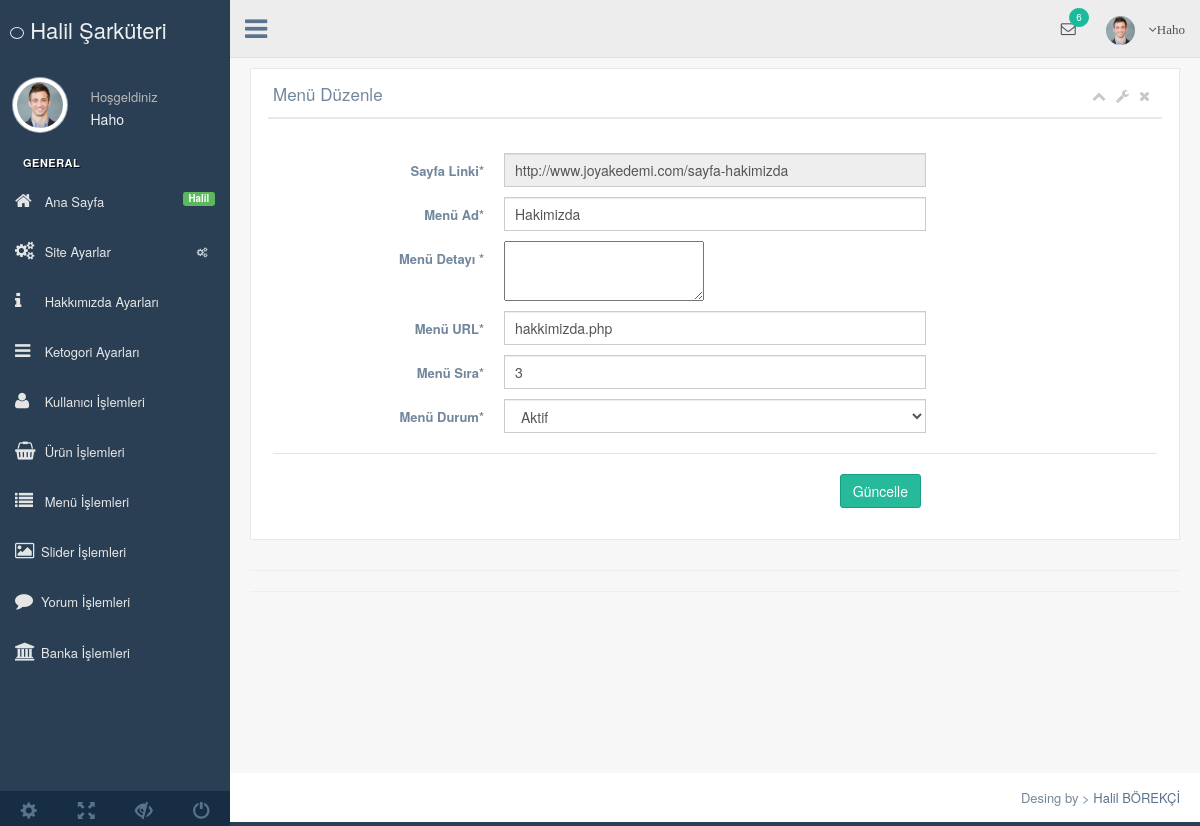
Screenshot of /nedmin/production/menu-duzenle.php?menu_id=1 (signed in) with the database file from the repository.
### tables this page shows
CREATE TABLE `kullanici` (
  `kullanici_id` int(11) NOT NULL,
  `kullanici_zaman` datetime NOT NULL DEFAULT current_timestamp(),
  `kullanici_resim` varchar(250) NOT NULL,
  `kullanici_tc` varchar(50) NOT NULL,
  `kullanici_ad` varchar(50) NOT NULL,
  `kullanici_mail` varchar(100) NOT NULL,
  `kullanici_gsm` varchar(50) NOT NULL,
  `kullanici_password` varchar(50) NOT NULL,
  `kullanici_adsoyad` varchar(50) NOT NULL,
  `kullanici_adres` varchar(250) NOT NULL,
  `kullanici_il` varchar(100) NOT NULL,
  `kullanici_ilce` varchar(100) NOT NULL,
  `kullanici_unvan` varchar(100) NOT NULL,
  `kullanici_yetki` varchar(50) NOT NULL,
  `kullanici_durum` int(1) NOT NULL
);

CREATE TABLE `ayar` (
  `ayar_id` int(10) NOT NULL,
  `ayar_logo` varchar(250) NOT NULL,
  `ayar_url` varchar(50) NOT NULL,
  `ayar_title` varchar(250) NOT NULL,
  `ayar_description` varchar(250) NOT NULL,
  `ayar_keywords` varchar(50) NOT NULL,
  `ayar_author` varchar(50) NOT NULL,
  `ayar_tel` varchar(50) NOT NULL,
  `ayar_gsm` varchar(50) NOT NULL,
  `ayar_faks` varchar(50) NOT NULL,
  `ayar_mail` varchar(50) NOT NULL,
  `ayar_il` varchar(50) NOT NULL,
  `ayar_ilce` varchar(50) NOT NULL,
  `ayar_adres` varchar(250) NOT NULL,
  `ayar_mesai` varchar(250) NOT NULL,
  `ayar_maps` varchar(250) NOT NULL,
  `ayar_analystic` varchar(50) NOT NULL,
  `ayar_zopim` varchar(250) NOT NULL,
  `ayar_facebook` varchar(50) NOT NULL,
  `ayar_twiter` varchar(50) NOT NULL,
  `ayar_youtube` varchar(50) NOT NULL,
  `ayar_instagram` varchar(50) NOT NULL,
  `ayar_google` varchar(50) NOT NULL,
  `ayar_smtphost` varchar(50) NOT NULL,
  `ayar_smtpuser` varchar(50) NOT NULL,
  `ayar_smtppassword` varchar(50) NOT NULL,
  `ayar_smtpport` varchar(50) NOT NULL,
  `ayar_bakin` enum('0','1') NOT NULL DEFAULT '1'
);

CREATE TABLE `menu` (
  `menu_id` int(11) NOT NULL,
  `menu_ust` varchar(50) NOT NULL,
  `menu_ad` varchar(100) NOT NULL,
  `menu_detay` text NOT NULL,
  `menu_url` varchar(250) NOT NULL,
  `menu_sira` int(2) NOT NULL,
  `menu_durum` enum('0','1') NOT NULL,
  `menu_seourl` varchar(250) NOT NULL
);

### nedmin/production/fonksiyon.php (called while the page is built, shortened)
<?php
function seo($str, $options = array())
{
    $str = mb_convert_encoding((string)$str, 'UTF-8', mb_list_encodings());
    $defaults = array(
        'delimiter' => '-',
        'limit' => null,
        'lowercase' => true,
        'replacements' => array(),
        'transliterate' => true
    );
    $options = array_merge($defaults, $options);
    $str = preg_replace(array_keys($options['replacements']), $options['replacements'], $str);
    if ($options['transliterate']) {
        $str = str_replace(array_keys($char_map), $char_map, $str);
    }
    $str = preg_replace('/[^\p{L}\p{Nd}]+/u', $options['delimiter'], $str);
    $str = preg_replace('/(' . preg_quote($options['delimiter'], '/') . '){2,}/', '$1', $str);
    $str = mb_substr($str, 0, ($options['limit'] ? $options['limit'] : mb_strlen($str, 'UTF-8')), 'UTF-8');
    $str = trim($str, $options['delimiter']);
    return $options['lowercase'] ? mb_strtolower($str, 'UTF-8') : $str;
}
?>

### nedmin/production/menu-duzenle.php (the view, shortened to what this page needs)
<?php include
'header.php';
$menusor=$db->prepare("SELECT * FROM menu where menu_id=:id");
$menusor->execute(array(
 'id'=> $_GET['menu_id']
));
$menucek=$menusor->fetch(PDO::FETCH_ASSOC);
?>
<div class="right_col" role="main">
  <div class="">
    <div class="row">
      <div class="col-md-12 col-sm-12 col-xs-12">
        <div class="x_panel">
          <div class="x_title">
            <h2>Menü Düzenle </h2>
            <ul class="nav navbar-right panel_toolbox">
              <li><a class="collapse-link"><i class="fa fa-chevron-up"></i></a>
              </li>
              <li class="dropdown">
                <a href="#" class="dropdown-toggle" data-toggle="dropdown" role="button" aria-expanded="false"><i class="fa fa-wrench"></i></a>
              </li>
              <li><a class="close-link"><i class="fa fa-close"></i></a>
              </li>
            </ul>
            <div class="clearfix"></div>
          </div>
          <div class="x_content">
            <br />
            <form action="../netting/islem.php" method="POST" id="demo-form2" data-parsley-validate class="form-horizontal form-label-left">
              <div class="form-group">
                <label class="control-label col-md-3 col-sm-3 col-xs-12" for="first-name">Sayfa Linki<span class="required">*</span>
                </label>
                <div class="col-md-6 col-sm-6 col-xs-12">
                  <input type="text" disabled="" value="<?php echo $ayarcek['ayar_url'] ?>sayfa-<?php echo seo($menucek['menu_ad']) ?>" name="kullanici_tc" id="first-name" required="required" class="form-control col-md-7 col-xs-12">
                </div>
              </div>
              <div class="form-group">
                <label class="control-label col-md-3 col-sm-3 col-xs-12" for="first-name">Menü Ad<span class="required">*</span>
                </label>
                <div class="col-md-6 col-sm-6 col-xs-12">
                  <input type="text" value="<?php echo $menucek['menu_ad'] ?>" name="menu_ad" id="first-name" required="required" class="form-control col-md-7 col-xs-12">
                </div>
              </div>
              <div class="form-group">
                <label class="control-label col-md-3 col-sm-3 col-xs-12" for="first-name">Menü Detayı <span class="required">*</span>
                </label>
                <div class="col-md-6 col-sm-6 col-xs-12">
                  <textarea  class="ckeditor" id="editor1" name="menu_detay"><?php echo $menucek['menu_detay']; ?></textarea>
                </div>
              </div>
            <div class="form-group">
                <label class="control-label col-md-3 col-sm-3 col-xs-12" for="first-name">Menü URL<span class="required">*</span>
                </label>
                <div class="col-md-6 col-sm-6 col-xs-12">
                  <input type="text" value="<?php echo $menucek['menu_url'] ?>" name="menu_url" id="first-name"  class="form-control col-md-7 col-xs-12">
                </div>
              </div>
              <div class="form-group">
                <label class="control-label col-md-3 col-sm-3 col-xs-12" for="first-name">Menü Sıra<span class="required">*</span>
                </label>
                <div class="col-md-6 col-sm-6 col-xs-12">
                  <input type="text" value="<?php echo $menucek['menu_sira'] ?>" name="menu_sira" id="first-name" required="required" class="form-control col-md-7 col-xs-12">
                </div>
              </div>
            <div class="form-group">
              <label class="control-label col-md-3 col-sm-3 col-xs-12" for="first-name">Menü Durum<span class="required">*</span>
              </label>
              <div class="col-md-6 col-sm-6 col-xs-12">
               <select id="heard" class="form-control" name="menu_durum" required>
                <option value="1" <?php echo $menucek['menu_durum'] == '1' ? 'selected=""' : ''; ?>>Aktif</option>
              </select>
            </div>
          </div>
          <div class="ln_solid"></div>
          <div class="form-group">
            <div align="right" class="col-md-6 col-sm-6 col-xs-12 col-md-offset-3">
              <button type="submit" name="menuduzenle" class="btn btn-success">Güncelle</button>
            </div>
          </div>
        </form>
      </div>
    </div>
  </div>
</div>
<hr>
<hr>
</div>
</div>
<?php include 'footer.php'; ?>

### nedmin/production/header.php (shortened to what this page needs)
<?php
include 'fonksiyon.php';
include '../netting/baglan.php';
$ayarsor=$db->prepare("SELECT * FROM ayar where ayar_id=:id");
$ayarsor->execute(array(
 'id'=> 0
));
$ayarcek=$ayarsor->fetch(PDO::FETCH_ASSOC);
$kullanicisor=$db->prepare("SELECT * FROM kullanici where kullanici_mail=:mail");
$kullanicisor->execute(array(
 'mail'=> $_SESSION['kullanici_mail']
));
$kullanicicek=$kullanicisor->fetch(PDO::FETCH_ASSOC);
?>
<!DOCTYPE html>
<html lang="en">
<head>
  <link href="../vendors/bootstrap/dist/css/bootstrap.min.css" rel="stylesheet">
  <link href="../vendors/font-awesome/css/font-awesome.min.css" rel="stylesheet">
  <link href="../vendors/nprogress/nprogress.css" rel="stylesheet">
  <link href="../vendors/iCheck/skins/flat/green.css" rel="stylesheet">
  <link href="../vendors/datatables.net-bs/css/dataTables.bootstrap.min.css" rel="stylesheet">
  <link href="../vendors/datatables.net-buttons-bs/css/buttons.bootstrap.min.css" rel="stylesheet">
  <link href="../vendors/datatables.net-fixedheader-bs/css/fixedHeader.bootstrap.min.css" rel="stylesheet">
  <link href="../vendors/datatables.net-responsive-bs/css/responsive.bootstrap.min.css" rel="stylesheet">
  <link href="../vendors/datatables.net-scroller-bs/css/scroller.bootstrap.min.css" rel="stylesheet">
  <link rel="stylesheet" href="../vendors/dropzone/dist/min/dropzone.min.css">
  <link href="../build/css/custom.min.css" rel="stylesheet">
</head>
<body class="nav-md">
  <div class="container body">
    <div class="main_container">
      <div class="col-md-3 left_col">
        <div class="left_col scroll-view">
          <div class="navbar nav_title" style="border: 0;">
            <a href="index.php" class="site_title"><i class="fa fa-dog"></i> <span>Halil Şarküteri</span></a>
          </div>
          <div class="profile clearfix">
            <div class="profile_pic">
              <img src="images/img.jpg" alt="..." class="img-circle profile_img">
            </div>
            <div class="profile_info">
              <span>Hoşgeldiniz</span>
              <h2><?php echo $kullanicicek['kullanici_adsoyad'] ?></h2>
            </div>
          </div>
          <br />
          <div id="sidebar-menu" class="main_menu_side hidden-print main_menu">
            <div class="menu_section">
              <h3>General</h3>
              <ul class="nav side-menu">
                <li><a href="index.php"><i class="fa fa-home"></i> Ana Sayfa <span class="label label-success pull-right">Halil</span></a></li>
                <li><a><i class="fa fa-cogs"></i> Site Ayarlar <span class="fa fa-cogs"></span></a>
                </li>
                <li><a href="hakkimizda.php?durum="><i class="fa fa-info"></i> Hakkımızda Ayarları </a></li>
                <li><a href="kategori.php?durum="><i class="fa fa-navicon"></i> Ketogori Ayarları </a></li>
                <li><a href="kullanici.php?durum="><i class="fa fa-user"></i> Kullanıcı İşlemleri</a></li>
                <li><a href="urun.php?durum="><i class="fa fa-shopping-basket"></i> Ürün İşlemleri</a></li>
                <li><a href="menu.php?durum="><i class="fa fa-list"></i> Menü İşlemleri</a></li>
                <li><a href="slider.php?durum="><i class="fa fa-image"></i>Slider İşlemleri</a></li>
                <li><a href="yorum.php?durum="><i class="fa fa-comment"></i>Yorum İşlemleri</a></li>
                <li><a href="banka.php?durum="><i class="fa fa-bank"></i>Banka İşlemleri</a></li>
              </ul>
            </div>
          </div>
          <div class="sidebar-footer hidden-small">
            <a data-toggle="tooltip" data-placement="top" title="Settings">
              <span class="glyphicon glyphicon-cog" aria-hidden="true"></span>
            </a>
            <a data-toggle="tooltip" data-placement="top" title="FullScreen">
              <span class="glyphicon glyphicon-fullscreen" aria-hidden="true"></span>
            </a>
            <a data-toggle="tooltip" data-placement="top" title="Lock">
              <span class="glyphicon glyphicon-eye-close" aria-hidden="true"></span>
            </a>
            <a data-toggle="tooltip" data-placement="top" title="Logout">
              <span class="glyphicon glyphicon-off" aria-hidden="true"></span>
            </a>
          </div>
        </div>
      </div>
      <div class="top_nav">
        <div class="nav_menu">
          <nav>
            <div class="nav toggle">
              <a id="menu_toggle"><i class="fa fa-bars"></i></a>
            </div>
            <ul class="nav navbar-nav navbar-right">
              <li class="">
                <a href="javascript:;" class="user-profile dropdown-toggle" data-toggle="dropdown" aria-expanded="false">
                  <img src="images/img.jpg" alt="">
                  <span class=" fa fa-angle-down"><?php echo $kullanicicek['kullanici_adsoyad']; ?></span>
                </a>
              </li>
              <li role="presentation" class="dropdown">
                <a href="javascript:;" class="dropdown-toggle info-number" data-toggle="dropdown" aria-expanded="false">
                  <i class="fa fa-envelope-o"></i>
                  <span class="badge bg-green">6</span>
                </a>
              </li>
            </ul>
          </nav>
        </div>
      </div>

### rows the page displays
kullanici: kullanici_adsoyad "Haho"
ayar: kullanici_tc "http://www.joyakedemi.com/sayfa-hakimizda"
menu: menu_ad "Hakimizda", menu_url "hakkimizda.php", menu_sira "3", menu_durum "Aktif"
